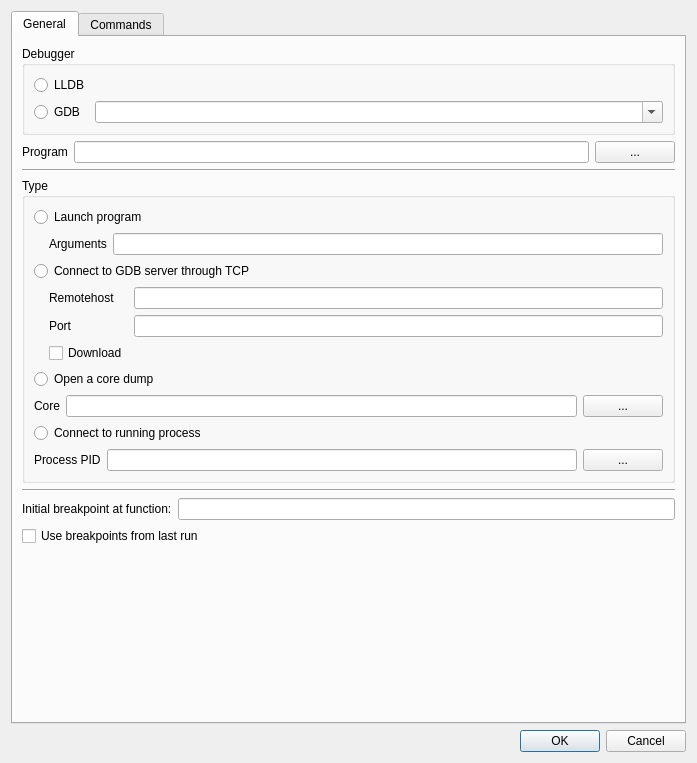
<?xml version="1.0" encoding="UTF-8"?>
<ui version="4.0">
 <class>OpenDialog</class>
 <widget class="QDialog" name="OpenDialog">
  <property name="geometry">
   <rect>
    <x>0</x>
    <y>0</y>
    <width>697</width>
    <height>763</height>
   </rect>
  </property>
  <property name="windowTitle">
   <string>Settings</string>
  </property>
  <layout class="QVBoxLayout" name="verticalLayout">
   <item>
    <widget class="QTabWidget" name="tabWidget">
     <property name="currentIndex">
      <number>0</number>
     </property>
     <widget class="QWidget" name="tab">
      <attribute name="title">
       <string>General</string>
      </attribute>
      <layout class="QVBoxLayout" name="verticalLayout_2">
       <item>
        <widget class="QGroupBox" name="groupBox_2">
         <property name="title">
          <string>Debugger</string>
         </property>
         <property name="flat">
          <bool>false</bool>
         </property>
         <layout class="QGridLayout" name="gridLayout_6">
          <item row="1" column="0">
           <widget class="QRadioButton" name="radioButton_2">
            <property name="text">
             <string>GDB</string>
            </property>
           </widget>
          </item>
          <item row="0" column="0">
           <widget class="QRadioButton" name="radioButton">
            <property name="text">
             <string>LLDB</string>
            </property>
           </widget>
          </item>
          <item row="1" column="1">
           <widget class="ExeComboBox" name="comboBox_gdbCommand">
            <property name="sizePolicy">
             <sizepolicy hsizetype="MinimumExpanding" vsizetype="Fixed">
              <horstretch>0</horstretch>
              <verstretch>0</verstretch>
             </sizepolicy>
            </property>
            <property name="toolTip">
             <string>&lt;html&gt;&lt;head/&gt;&lt;body&gt;&lt;p&gt;GDB executable to use.&lt;/p&gt;&lt;/body&gt;&lt;/html&gt;</string>
            </property>
            <property name="editable">
             <bool>true</bool>
            </property>
           </widget>
          </item>
         </layout>
        </widget>
       </item>
       <item>
        <layout class="QGridLayout" name="gridLayout_3">
         <item row="2" column="0">
          <widget class="QLabel" name="label">
           <property name="text">
            <string>Program</string>
           </property>
          </widget>
         </item>
         <item row="2" column="2">
          <widget class="QLineEdit" name="lineEdit_program">
           <property name="sizePolicy">
            <sizepolicy hsizetype="Expanding" vsizetype="Fixed">
             <horstretch>0</horstretch>
             <verstretch>0</verstretch>
            </sizepolicy>
           </property>
           <property name="toolTip">
            <string>&lt;html&gt;&lt;head/&gt;&lt;body&gt;&lt;p&gt;Program to debug&lt;/p&gt;&lt;/body&gt;&lt;/html&gt;</string>
           </property>
          </widget>
         </item>
         <item row="2" column="3">
          <widget class="QPushButton" name="pushButton_selectFile">
           <property name="minimumSize">
            <size>
             <width>0</width>
             <height>0</height>
            </size>
           </property>
           <property name="text">
            <string>...</string>
           </property>
          </widget>
         </item>
        </layout>
       </item>
       <item>
        <widget class="Line" name="line">
         <property name="orientation">
          <enum>Qt::Horizontal</enum>
         </property>
        </widget>
       </item>
       <item>
        <widget class="QGroupBox" name="groupBox_3">
         <property name="title">
          <string>Type</string>
         </property>
         <layout class="QGridLayout" name="gridLayout_7">
          <item row="4" column="0">
           <widget class="QRadioButton" name="radioButton_openCoreDump">
            <property name="text">
             <string>Open a core dump</string>
            </property>
           </widget>
          </item>
          <item row="1" column="0">
           <layout class="QGridLayout" name="gridLayout">
            <property name="leftMargin">
             <number>15</number>
            </property>
            <property name="verticalSpacing">
             <number>8</number>
            </property>
            <item row="1" column="0">
             <widget class="QLabel" name="label_2">
              <property name="text">
               <string>Arguments</string>
              </property>
             </widget>
            </item>
            <item row="1" column="1">
             <widget class="QLineEdit" name="lineEdit_arguments"/>
            </item>
           </layout>
          </item>
          <item row="3" column="0">
           <layout class="QGridLayout" name="gridLayout_2">
            <property name="leftMargin">
             <number>15</number>
            </property>
            <item row="0" column="0">
             <widget class="QLabel" name="label_3">
              <property name="text">
               <string>Remotehost</string>
              </property>
             </widget>
            </item>
            <item row="0" column="1">
             <widget class="QLineEdit" name="lineEdit_tcpHost">
              <property name="toolTip">
               <string>&lt;html&gt;&lt;head/&gt;&lt;body&gt;&lt;p&gt;IP address or hostname of gdb server&lt;/p&gt;&lt;/body&gt;&lt;/html&gt;</string>
              </property>
             </widget>
            </item>
            <item row="1" column="0">
             <widget class="QLabel" name="label_4">
              <property name="text">
               <string>Port</string>
              </property>
             </widget>
            </item>
            <item row="1" column="1">
             <widget class="QLineEdit" name="lineEdit_tcpPort"/>
            </item>
            <item row="2" column="0">
             <widget class="QCheckBox" name="checkBox_download">
              <property name="toolTip">
               <string>&lt;html&gt;&lt;head/&gt;&lt;body&gt;&lt;p&gt;Download program before starting debugging.&lt;/p&gt;&lt;/body&gt;&lt;/html&gt;</string>
              </property>
              <property name="text">
               <string>Download</string>
              </property>
             </widget>
            </item>
           </layout>
          </item>
          <item row="0" column="0">
           <widget class="QRadioButton" name="radioButton_localProgram">
            <property name="text">
             <string>Launch program</string>
            </property>
           </widget>
          </item>
          <item row="5" column="0">
           <layout class="QGridLayout" name="gridLayout_4">
            <item row="3" column="0">
             <widget class="QLabel" name="label_9">
              <property name="text">
               <string>Core</string>
              </property>
             </widget>
            </item>
            <item row="3" column="2">
             <widget class="QLineEdit" name="lineEdit_coreFile">
              <property name="toolTip">
               <string>&lt;html&gt;&lt;head/&gt;&lt;body&gt;&lt;p&gt;Core dump file to debug.&lt;/p&gt;&lt;/body&gt;&lt;/html&gt;</string>
              </property>
             </widget>
            </item>
            <item row="3" column="3">
             <widget class="QPushButton" name="pushButton_selectCoreFile">
              <property name="text">
               <string>...</string>
              </property>
             </widget>
            </item>
           </layout>
          </item>
          <item row="2" column="0">
           <widget class="QRadioButton" name="radioButton_gdbServerTcp">
            <property name="text">
             <string>Connect to GDB server through TCP</string>
            </property>
           </widget>
          </item>
          <item row="6" column="0">
           <widget class="QRadioButton" name="radioButton_runningProgram">
            <property name="text">
             <string>Connect to running process</string>
            </property>
           </widget>
          </item>
          <item row="7" column="0">
           <layout class="QGridLayout" name="gridLayout_5">
            <item row="0" column="0">
             <widget class="QLabel" name="label_11">
              <property name="text">
               <string>Process PID</string>
              </property>
             </widget>
            </item>
            <item row="0" column="1">
             <widget class="QLineEdit" name="lineEdit_pid">
              <property name="toolTip">
               <string>&lt;html&gt;&lt;head/&gt;&lt;body&gt;&lt;p&gt;PID of process to debug.&lt;/p&gt;&lt;/body&gt;&lt;/html&gt;</string>
              </property>
             </widget>
            </item>
            <item row="0" column="2">
             <widget class="QPushButton" name="pushButton_runningPid">
              <property name="text">
               <string>...</string>
              </property>
             </widget>
            </item>
           </layout>
          </item>
         </layout>
        </widget>
       </item>
       <item>
        <widget class="Line" name="line_2">
         <property name="orientation">
          <enum>Qt::Horizontal</enum>
         </property>
        </widget>
       </item>
       <item>
        <layout class="QHBoxLayout" name="horizontalLayout">
         <item>
          <widget class="QLabel" name="label_7">
           <property name="text">
            <string>Initial breakpoint at function:</string>
           </property>
          </widget>
         </item>
         <item>
          <widget class="QLineEdit" name="lineEdit_initialBreakpoint">
           <property name="toolTip">
            <string>&lt;html&gt;&lt;head/&gt;&lt;body&gt;&lt;p&gt;Add an breakpoint at this address.&lt;/p&gt;&lt;/body&gt;&lt;/html&gt;</string>
           </property>
          </widget>
         </item>
        </layout>
       </item>
       <item>
        <widget class="QCheckBox" name="checkBox_reloadBreakpoints">
         <property name="toolTip">
          <string>&lt;html&gt;&lt;head/&gt;&lt;body&gt;&lt;p&gt;Reset the breakpoints that was used in previous run.&lt;/p&gt;&lt;/body&gt;&lt;/html&gt;</string>
         </property>
         <property name="text">
          <string>Use breakpoints from last run</string>
         </property>
        </widget>
       </item>
       <item>
        <spacer name="verticalSpacer">
         <property name="orientation">
          <enum>Qt::Vertical</enum>
         </property>
         <property name="sizeHint" stdset="0">
          <size>
           <width>20</width>
           <height>40</height>
          </size>
         </property>
        </spacer>
       </item>
      </layout>
     </widget>
     <widget class="QWidget" name="tab_2">
      <attribute name="title">
       <string>Commands</string>
      </attribute>
      <layout class="QVBoxLayout" name="verticalLayout_3">
       <item>
        <widget class="QGroupBox" name="groupBox">
         <property name="sizePolicy">
          <sizepolicy hsizetype="MinimumExpanding" vsizetype="MinimumExpanding">
           <horstretch>0</horstretch>
           <verstretch>0</verstretch>
          </sizepolicy>
         </property>
         <property name="title">
          <string>Initialization commands</string>
         </property>
         <layout class="QVBoxLayout" name="verticalLayout_4">
          <item>
           <widget class="QPlainTextEdit" name="plainTextEdit_initCommands">
            <property name="toolTip">
             <string>&lt;html&gt;&lt;head/&gt;&lt;body&gt;&lt;p&gt;Enter commands to send to GDB.&lt;br/&gt;One line per command.&lt;br/&gt;Comments can be added by preceding them with '#'.&lt;/p&gt;&lt;p&gt;Example:&lt;/p&gt;&lt;p&gt;&lt;span style=&quot; font-style:italic;&quot;&gt;# Change source path&lt;br/&gt;set substitute-path '/path/my_source' '/new_path'&lt;/span&gt;&lt;/p&gt;&lt;p&gt;&lt;span style=&quot; font-style:italic;&quot;&gt;# Halt target&lt;br/&gt;monitor reset halt.&lt;/span&gt;&lt;/p&gt;&lt;/body&gt;&lt;/html&gt;</string>
            </property>
           </widget>
          </item>
         </layout>
        </widget>
       </item>
       <item>
        <spacer name="verticalSpacer_2">
         <property name="orientation">
          <enum>Qt::Vertical</enum>
         </property>
         <property name="sizeType">
          <enum>QSizePolicy::Minimum</enum>
         </property>
         <property name="sizeHint" stdset="0">
          <size>
           <width>20</width>
           <height>40</height>
          </size>
         </property>
        </spacer>
       </item>
      </layout>
     </widget>
    </widget>
   </item>
   <item>
    <widget class="QDialogButtonBox" name="buttonBox">
     <property name="orientation">
      <enum>Qt::Horizontal</enum>
     </property>
     <property name="standardButtons">
      <set>QDialogButtonBox::Cancel|QDialogButtonBox::Ok</set>
     </property>
    </widget>
   </item>
  </layout>
 </widget>
 <customwidgets>
  <customwidget>
   <class>ExeComboBox</class>
   <extends>QComboBox</extends>
   <header>execombobox.h</header>
  </customwidget>
 </customwidgets>
 <tabstops>
  <tabstop>lineEdit_arguments</tabstop>
  <tabstop>lineEdit_tcpHost</tabstop>
  <tabstop>lineEdit_tcpPort</tabstop>
  <tabstop>checkBox_download</tabstop>
  <tabstop>lineEdit_coreFile</tabstop>
  <tabstop>pushButton_selectCoreFile</tabstop>
  <tabstop>lineEdit_initialBreakpoint</tabstop>
  <tabstop>checkBox_reloadBreakpoints</tabstop>
  <tabstop>buttonBox</tabstop>
  <tabstop>plainTextEdit_initCommands</tabstop>
 </tabstops>
 <resources/>
 <connections>
  <connection>
   <sender>buttonBox</sender>
   <signal>accepted()</signal>
   <receiver>OpenDialog</receiver>
   <slot>accept()</slot>
   <hints>
    <hint type="sourcelabel">
     <x>248</x>
     <y>254</y>
    </hint>
    <hint type="destinationlabel">
     <x>157</x>
     <y>274</y>
    </hint>
   </hints>
  </connection>
  <connection>
   <sender>buttonBox</sender>
   <signal>rejected()</signal>
   <receiver>OpenDialog</receiver>
   <slot>reject()</slot>
   <hints>
    <hint type="sourcelabel">
     <x>316</x>
     <y>260</y>
    </hint>
    <hint type="destinationlabel">
     <x>286</x>
     <y>274</y>
    </hint>
   </hints>
  </connection>
 </connections>
</ui>
